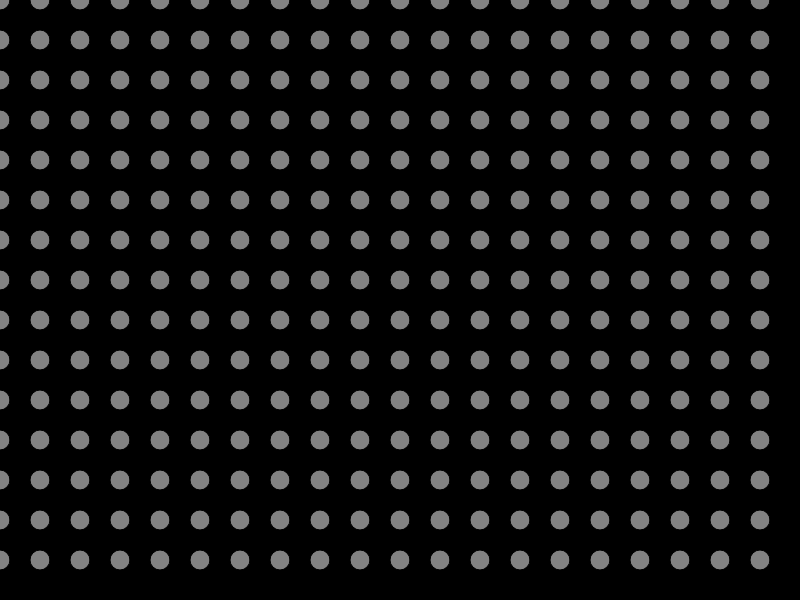
Frame 1 (no input)
Frame 60 (no input): identical to frame 1, image omitted
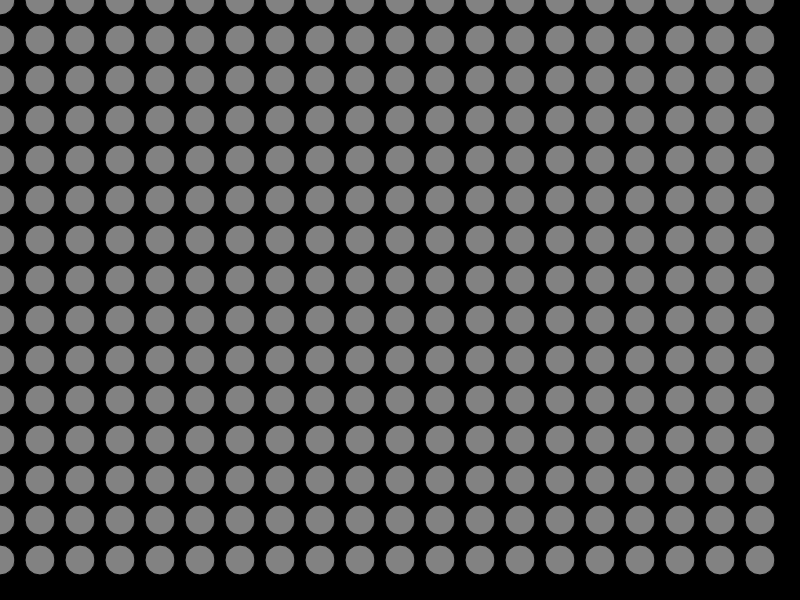
Frame 120 (the mouse pressed at the canvas centre since frame 60)

The p5.js sketch that drew these frames (run headless with seeded random() and noise() and a simulated clock; from frame 60 on, the mouse is pressed at the canvas centre):

// p5.js sketch
// ── sketch.js
function setup() {
  createCanvas(displayWidth, displayHeight);
}

function draw() {
   background(0); 

   fill(130);

   var weird_sizeX = map(mouseX, 0, displayWidth, 20, 40);
   var weird_sizeY = map(mouseY, 0, displayHeight, 20, 40);

  for (var i = 0; i < displayHeight; i+= 40) {
    for (var x = 0; x < displayWidth; x += 40) {
        ellipse(x, i, weird_sizeX, weird_sizeY);
    }
  }
}
